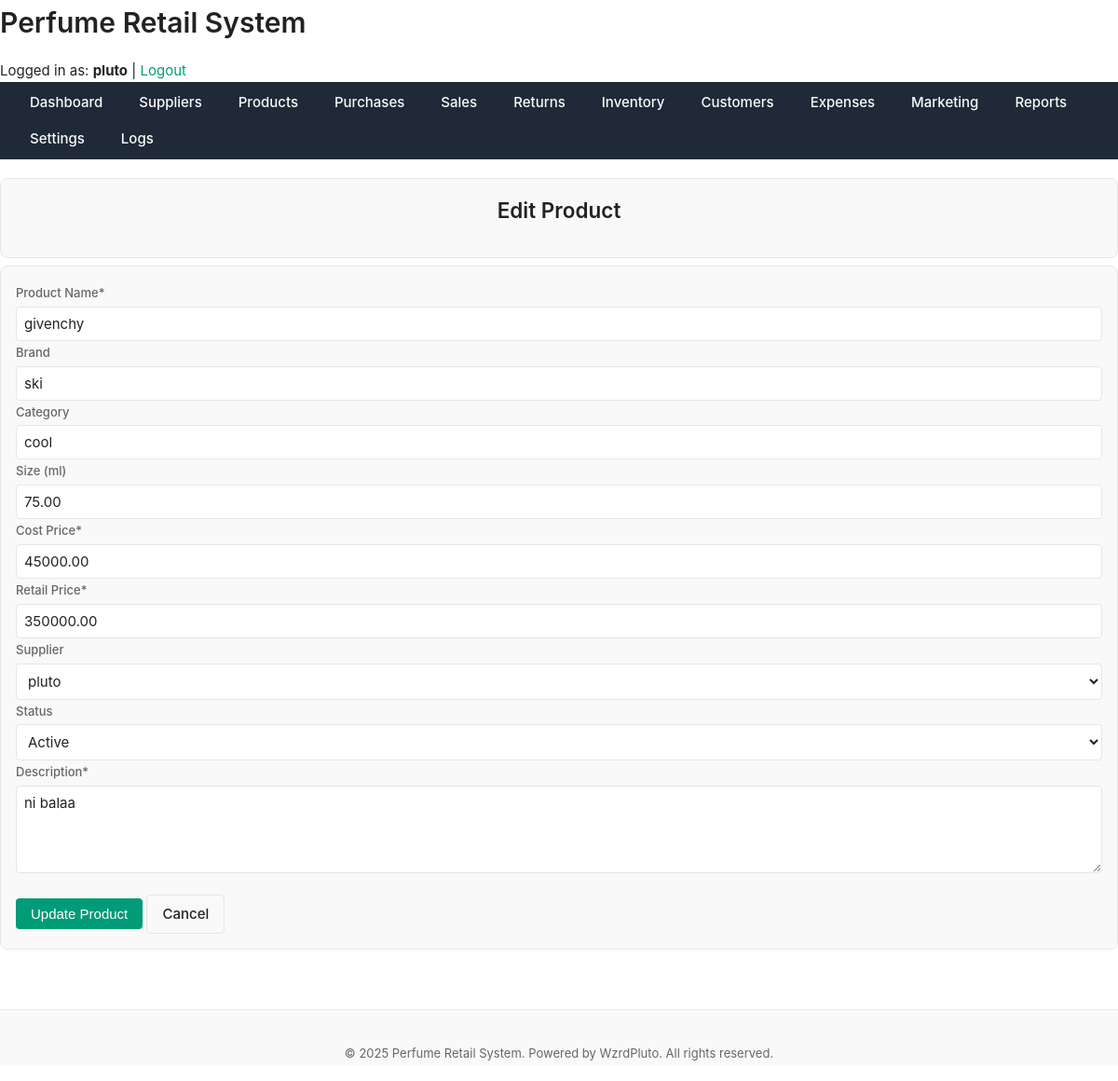
The page /public/products/edit.php?id=12 (signed in) on the database its author committed.
### tables this page shows
CREATE TABLE `products` (
  `product_id` int(11) NOT NULL,
  `name` varchar(150) NOT NULL,
  `brand` varchar(100) DEFAULT NULL,
  `category` varchar(100) DEFAULT NULL,
  `size_ml` decimal(6,2) DEFAULT NULL,
  `cost_price` decimal(10,2) NOT NULL,
  `retail_price` decimal(10,2) NOT NULL,
  `supplier_id` int(11) DEFAULT NULL,
  `status` enum('active','discontinued') DEFAULT 'active',
  `created_at` datetime DEFAULT current_timestamp(),
  `description` text NOT NULL
);

CREATE TABLE `suppliers` (
  `supplier_id` int(11) NOT NULL,
  `name` varchar(150) NOT NULL,
  `contact_person` varchar(100) DEFAULT NULL,
  `phone` varchar(50) DEFAULT NULL,
  `email` varchar(100) DEFAULT NULL,
  `address` text DEFAULT NULL,
  `reliability_score` decimal(4,2) DEFAULT 0.00,
  `created_at` datetime DEFAULT current_timestamp()
);

### includes/functions.php (called while the page is built, shortened)
<?php
function get_product_by_id(PDO $pdo, int $product_id): ?array {
    $stmt = $pdo->prepare("SELECT * FROM products WHERE product_id = :product_id");
    $stmt->execute(['product_id' => $product_id]);
    $row = $stmt->fetch(PDO::FETCH_ASSOC);
    return $row ?: null;
}

### public/products/edit.php (the view, shortened to what this page needs)
<?php
require_once '../../includes/functions.php';
$product_id = (int)$_GET['id'];
$product = get_product_by_id($pdo, $product_id);
$suppliers = $pdo->query("SELECT supplier_id, name FROM suppliers ORDER BY name")->fetchAll(PDO::FETCH_ASSOC);
?>
<?php include '../../includes/header.php'; ?>
<main class="main-content">
    <div class="card mb-sm" style="display:flex; justify-content:space-between; align-items:center;">
        <h2>Edit Product</h2>
    </div>
    <div class="card form-card">
        <form method="POST" class="form-grid">
            <div class="form-group">
                <label for="name">Product Name<span class="required">*</span></label>
                <input type="text" id="name" name="name" required value="<?= htmlspecialchars($product['name']) ?>">
            </div>
            <div class="form-group">
                <label for="brand">Brand</label>
                <input type="text" id="brand" name="brand" value="<?= htmlspecialchars($product['brand']) ?>">
            </div>
            <div class="form-group">
                <label for="category">Category</label>
                <input type="text" id="category" name="category" value="<?= htmlspecialchars($product['category']) ?>">
            </div>
            <div class="form-group">
                <label for="size_ml">Size (ml)</label>
                <input type="number" id="size_ml" name="size_ml" step="0.01" value="<?= htmlspecialchars($product['size_ml']) ?>">
            </div>
            <div class="form-group">
                <label for="cost_price">Cost Price<span class="required">*</span></label>
                <input type="number" id="cost_price" name="cost_price" step="0.01" required value="<?= htmlspecialchars($product['cost_price']) ?>">
            </div>
            <div class="form-group">
                <label for="retail_price">Retail Price<span class="required">*</span></label>
                <input type="number" id="retail_price" name="retail_price" step="0.01" required value="<?= htmlspecialchars($product['retail_price']) ?>">
            </div>
            <div class="form-group">
                <label for="supplier_id">Supplier</label>
                <select id="supplier_id" name="supplier_id">
                    <?php foreach ($suppliers as $s): ?>
                        <option value="<?= $s['supplier_id'] ?>" <?= $s['supplier_id'] == $product['supplier_id'] ? 'selected' : '' ?>>
                            <?= htmlspecialchars($s['name']) ?>
                        </option>
                    <?php endforeach; ?>
                </select>
            </div>
            <div class="form-group">
                <label for="status">Status</label>
                <select id="status" name="status">
                    <option value="active" <?= $product['status'] === 'active' ? 'selected' : '' ?>>Active</option>
                </select>
            </div>
            <div class="form-group full-width">
                <label for="description">Description<span class="required">*</span></label>
                <textarea id="description" name="description" rows="4" required><?= htmlspecialchars($product['description']) ?></textarea>
            </div>
            <div class="form-actions mt-md">
                <button type="submit" class="btn btn-primary">Update Product</button>
                <a href="index.php" class="btn btn-secondary">Cancel</a>
            </div>
        </form>
    </div>
</main>
<?php include '../../includes/footer.php'; ?>

### assets/css/layout.css (style rules this page uses)
body { display: flex; min-height: 100vh; flex-direction: column; }
.mt-md { margin-top: var(--space-md); }

### assets/css/theme.css (style rules this page uses)
:root { --color-bg: #ffffff; --color-surface: #f9f9f9; --color-border: #e6e6e6; --color-text: #222222; --color-text-muted: #666666; --color-primary: #009b77; --color-primary-hover: #008165; --color-danger: #d62828; --color-success: #2d6a4f; --color-warning: #e9c46a; --shadow-light: 0 2px 8px rgba(0, 0, 0, 0.05); --radius-sm: 4px; --radius-md: 8px; --radius-lg: 16px; --font-main: "Inter", "Segoe UI", "Roboto", sans-serif; --font-size-base: 15px; --font-size-sm: 13px; --font-size-lg: 18px; --line-height-base: 1.6; --space-xs: 4px; --space-sm: 8px; --space-md: 16px; --space-lg: 24px; --space-xl: 40px; --transition-fast: 0.15s ease-in-out; --transition-base: 0.25s ease; }
*, *::before, *::after { box-sizing: border-box; margin: 0; padding: 0; }
html, body { font-family: var(--font-main); font-size: var(--font-size-base); line-height: var(--line-height-base); background-color: var(--color-bg); color: var(--color-text); height: 100%; min-height: 100vh; }
a { color: var(--color-primary); text-decoration: none; transition: color var(--transition-fast); }
h1, h2, h3, h4, h5 { color: var(--color-text); margin-bottom: var(--space-md); font-weight: 600; }
.card { background: var(--color-surface); border: 1px solid var(--color-border); border-radius: var(--radius-md); box-shadow: var(--shadow-light); padding: var(--space-lg); margin-bottom: var(--space-lg); }
.btn { display: inline-block; padding: var(--space-sm) var(--space-md); border: none; border-radius: var(--radius-sm); cursor: pointer; transition: background var(--transition-fast); font-size: var(--font-size-base); }
.btn-primary { background: var(--color-primary); color: #fff; }
input, select, textarea { width: 100%; padding: var(--space-sm) var(--space-md); border: 1px solid var(--color-border); border-radius: var(--radius-sm); font-family: var(--font-main); transition: border var(--transition-fast), box-shadow var(--transition-fast); }
.mt-md { margin-top: var(--space-md); }

### assets/css/components.css (style rules this page uses)
button, .btn { display: inline-flex; align-items: center; justify-content: center; padding: var(--space-sm) var(--space-md); font-size: var(--font-size-base); font-weight: 500; border: none; border-radius: var(--radius-sm); cursor: pointer; transition: background var(--transition-fast), color var(--transition-fast), transform var(--transition-fast); text-decoration: none; }
.btn-primary { background-color: var(--color-primary); color: #fff; }
.btn-secondary { background-color: var(--color-surface); color: var(--color-text); border: 1px solid var(--color-border); }
.card { background-color: var(--color-surface); border: 1px solid var(--color-border); border-radius: var(--radius-md); padding: var(--space-md); box-shadow: var(--shadow-sm); display: flex; flex-direction: column; gap: var(--space-sm); transition: box-shadow var(--transition-base); }
input[type="text"], input[type="number"], input[type="email"], input[type="password"], textarea, select { width: 100%; padding: var(--space-sm); font-size: var(--font-size-base); border: 1px solid var(--color-border); border-radius: var(--radius-sm); background-color: var(--color-bg); color: var(--color-text); transition: border-color var(--transition-fast), box-shadow var(--transition-fast); }
label { font-weight: 500; font-size: var(--font-size-sm); margin-bottom: var(--space-xs); display: inline-block; color: var(--color-text-muted); }
.mb-sm { margin-bottom: var(--space-sm); }

### rows shown on the page
products: name "givenchy", brand "ski", category "cool", size_ml "75.00", cost_price "45000.00", retail_price "350000.00", supplier_id "pluto", status "Active", description "ni balaa"

### other values the page prints
SITE_NAME "Perfume Retail System"
$_SESSION['username'] "pluto"
